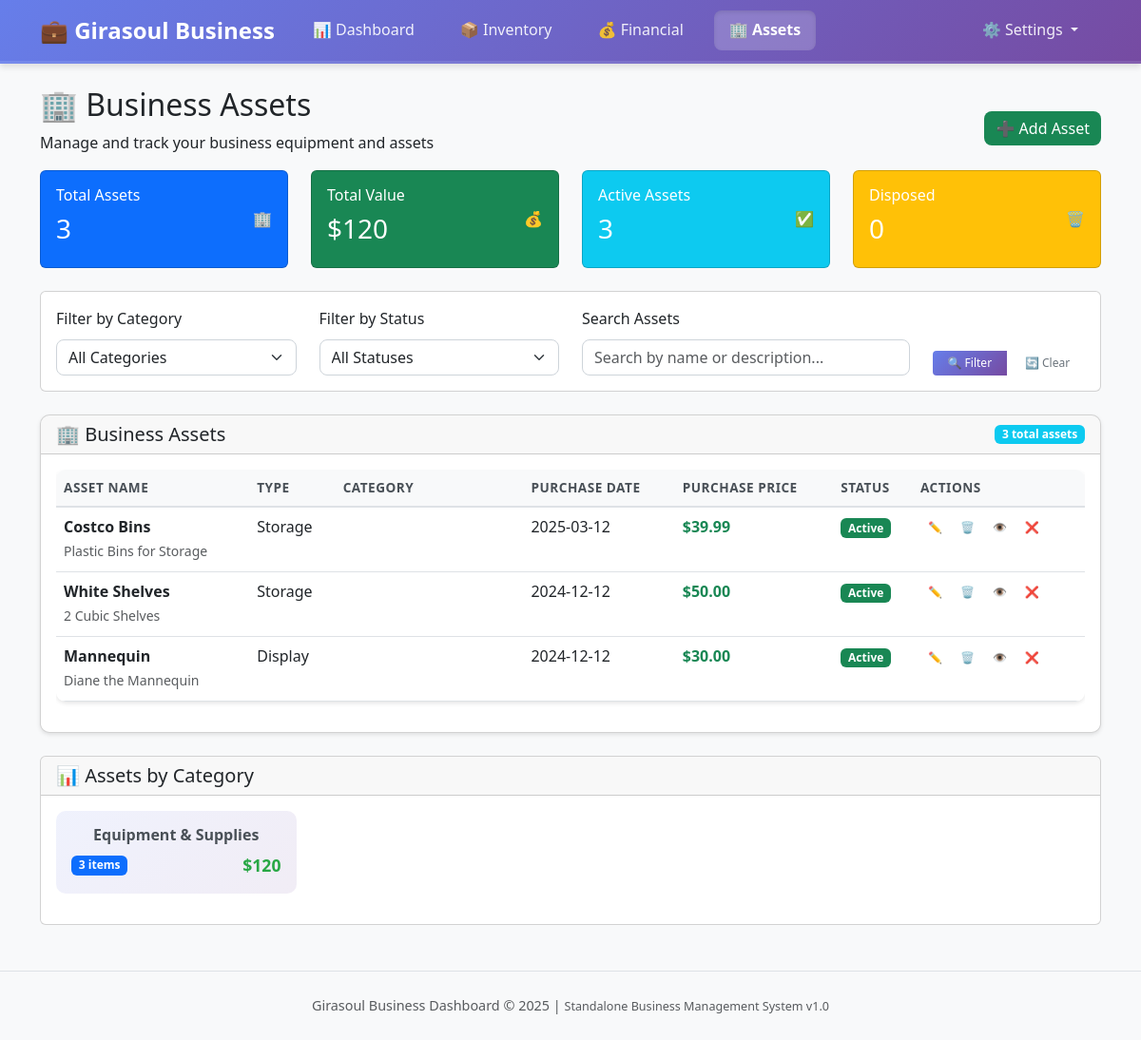
Before: /assets/ with the older database file.
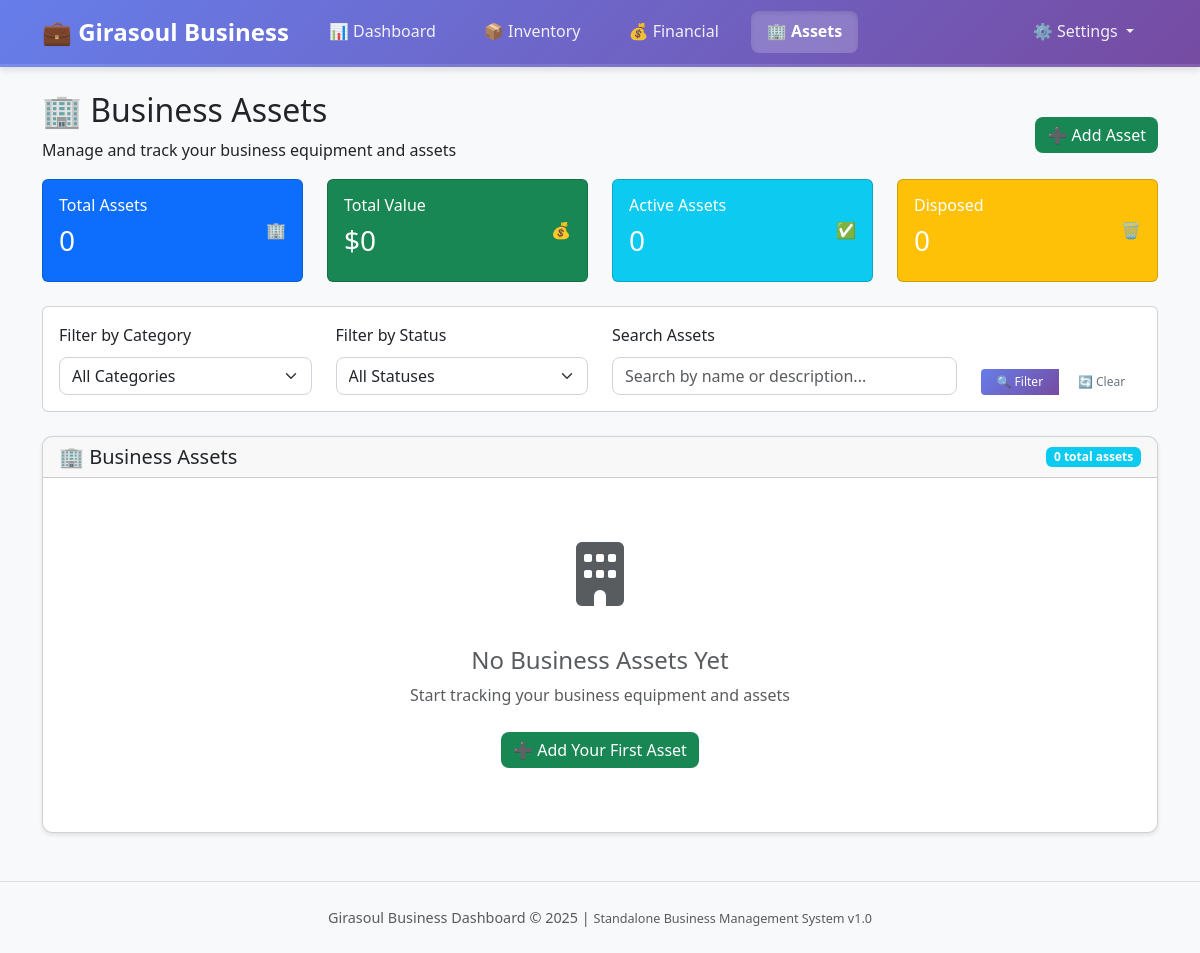
After: the same page with the newer database file.
### models.py (models this page shows, shortened)
class BusinessAsset(db.Model):
    __tablename__ = 'business_assets'
    id = db.Column(db.Integer, primary_key=True)
    name = db.Column(db.String(100), nullable=False)
    description = db.Column(db.Text)
    asset_category = db.Column(db.String(50), nullable=False, index=True)
    asset_type = db.Column(db.String(50), nullable=False)
    purchase_date = db.Column(db.Date, nullable=False)
    purchase_price = db.Column(db.Numeric(10, 2), nullable=False)
    is_active = db.Column(db.Boolean, default=True, index=True)

### blueprints/views/assets.py (the view)
@assets_bp.route('/')
def assets():
    print("🏢 Loading business assets page...")
    try:
        business_assets = BusinessAsset.query.order_by(
            BusinessAsset.purchase_date.desc()
        ).all()
        print(f"📊 Found {len(business_assets)} assets in database")
        assets_metrics = calculate_assets_metrics(business_assets)
        assets_by_category = group_assets_by_category(business_assets)
        return render_template('assets.html',
                             business_assets=business_assets,
                             assets_metrics=assets_metrics,
                             assets_by_category=assets_by_category,
                             total_assets=len(business_assets),
                             total_value=assets_metrics.get('total_value', 0),
                             active_assets=assets_metrics.get('active_assets', 0))
    except Exception as e:
        print(f"❌ Error loading assets page: {e}")
        import traceback
        traceback.print_exc()
        return render_template('assets.html',
                             business_assets=[],
                             assets_metrics={},
                             assets_by_category={},
                             total_assets=0,
                             total_value=0,
                             active_assets=0,
                             error=str(e))

### templates/assets.html (shortened to what this page needs)
{% extends "base.html" %}
{% block extra_css %}
<link rel="stylesheet" href="{{ url_for('static', filename='css/assets.css') }}">
{% endblock %}
{% block content %}
<div class="dashboard-header">
    <div class="d-flex justify-content-between align-items-center">
        <div>
            <h2 class="dashboard-title">🏢 Business Assets</h2>
            <p class="dashboard-subtitle">Manage and track your business equipment and assets</p>
        </div>
        <div>
            <button class="btn btn-success" onclick="showAddAssetModal()">
                ➕ Add Asset
            </button>
        </div>
    </div>
</div>
<div class="row mb-4">
    <div class="col-lg-3 col-md-6">
        <div class="card summary-card bg-primary text-white">
            <div class="card-body">
                <div class="d-flex justify-content-between align-items-center">
                    <div>
                        <h6 class="card-title">Total Assets</h6>
                        <h3 class="card-value">{{ total_assets or 0 }}</h3>
                    </div>
                    <div class="summary-icon">
                        🏢
                    </div>
                </div>
            </div>
        </div>
    </div>
    <div class="col-lg-3 col-md-6">
        <div class="card summary-card bg-success text-white">
            <div class="card-body">
                <div class="d-flex justify-content-between align-items-center">
                    <div>
                        <h6 class="card-title">Total Value</h6>
                        <h3 class="card-value">${{ "%.0f"|format(total_value or 0) }}</h3>
                    </div>
                    <div class="summary-icon">
                        💰
                    </div>
                </div>
            </div>
        </div>
    </div>
    <div class="col-lg-3 col-md-6">
        <div class="card summary-card bg-info text-white">
            <div class="card-body">
                <div class="d-flex justify-content-between align-items-center">
                    <div>
                        <h6 class="card-title">Active Assets</h6>
                        <h3 class="card-value">{{ active_assets or 0 }}</h3>
                    </div>
                    <div class="summary-icon">
                        ✅
                    </div>
                </div>
            </div>
        </div>
    </div>
    <div class="col-lg-3 col-md-6">
        <div class="card summary-card bg-warning text-white">
            <div class="card-body">
                <div class="d-flex justify-content-between align-items-center">
                    <div>
                        <h6 class="card-title">Disposed</h6>
                        <h3 class="card-value">{{ disposed_assets or 0 }}</h3>
                    </div>
                    <div class="summary-icon">
                        🗑️
                    </div>
                </div>
            </div>
        </div>
    </div>
</div>
<div class="card filters-card mb-4">
    <div class="card-body">
        <div class="row">
            <div class="col-md-3">
                <label for="filterCategory" class="form-label">Filter by Category</label>
                <select class="form-select" id="filterCategory">
                    <option value="">All Categories</option>
                </select>
            </div>
            <div class="col-md-3">
                <label for="filterStatus" class="form-label">Filter by Status</label>
                <select class="form-select" id="filterStatus">
                    <option value="">All Statuses</option>
                </select>
            </div>
            <div class="col-md-4">
                <label for="searchAssets" class="form-label">Search Assets</label>
                <input type="text" class="form-control" id="searchAssets"
                       placeholder="Search by name or description...">
            </div>
            <div class="col-md-2 d-flex align-items-end">
                <div class="btn-group w-100">
                    <button class="btn btn-primary" onclick="filterAssets()">
                        🔍 Filter
                    </button>
                    <button class="btn btn-outline-secondary" onclick="clearAssetFilters()">
                        🔄 Clear
                    </button>
                </div>
            </div>
        </div>
    </div>
</div>
<div class="card assets-table">
    <div class="card-header d-flex justify-content-between align-items-center">
        <h5 class="mb-0">🏢 Business Assets</h5>
        <span class="badge bg-info">{{ business_assets|length if business_assets else 0 }} total assets</span>
    </div>
    <div class="card-body">
        {% if business_assets %}
        <div class="table-responsive">
            <table class="table table-hover" id="assetsTable">
                <thead>
                    <tr>
                        <th>Asset Name</th>
                        <th>Type</th>
                        <th>Category</th>
                        <th>Purchase Date</th>
                        <th>Purchase Price</th>
                        <th>Status</th>
                        <th>Actions</th>
                    </tr>
                </thead>
                <tbody id="assetsTableBody">
                    {% for asset in business_assets %}
                    <tr data-asset-id="{{ asset.id }}" class="{{ 'table-secondary' if not asset.is_active else '' }}">
                        <td>
                            <div class="fw-bold">{{ asset.name }}</div>
                            {% if asset.description %}
                            <small class="text-muted">{{ asset.description }}</small>
                            {% endif %}
                        </td>
                        <td>{{ asset.asset_type }}</td>
                        <td>
                            <span class="badge category-badge category-{{ asset.asset_category.lower() }}">
                            </span>
                        </td>
                        <td>{{ asset.purchase_date.strftime('%Y-%m-%d') if asset.purchase_date else 'Unknown' }}</td>
                        <td class="fw-bold text-success">${{ "%.2f"|format(asset.purchase_price) }}</td>
                        <td>
                            {% if asset.is_active %}
                            <span class="badge bg-success">Active</span>
                            {% else %}
                            <span class="badge bg-secondary">Disposed</span>
                            {% if asset.disposal_date %}
                            <br><small class="text-muted">{{ asset.disposal_date.strftime('%Y-%m-%d') }}</small>
                            {% endif %}
                            {% endif %}
                        </td>
                        <td>
                        <div class="btn-group" role="group">
                            <button class="btn btn-outline-primary btn-sm"
                                    onclick="editAsset({{ asset.id }})"
                                    title="Edit Asset">
                                ✏️
                            </button>
                            {% if asset.is_active %}
                            <button class="btn btn-outline-warning btn-sm"
                                    onclick="disposeAsset({{ asset.id }}, '{{ asset.name|e }}')"
                                    title="Dispose Asset">
                                🗑️
                            </button>
                            {% endif %}
                            <button class="btn btn-outline-info btn-sm"
                                    onclick="viewAssetDetails({{ asset.id }})"
                                    title="View Details">
                                👁️
                            </button>
                            <button class="btn btn-outline-danger btn-sm"
                                    onclick="deleteAsset({{ asset.id }}, '{{ asset.name|e }}')"
                                    title="Delete Asset">
                                ❌
                            </button>
                        </div>
                    </td>
                    </tr>
                    {% endfor %}
                </tbody>
            </table>
        </div>
        {% else %}
        <div class="text-center py-5" id="noAssetsMessage">
            <div class="mb-4">
                <i class="fas fa-building fa-4x text-muted"></i>
            </div>
            <h4 class="text-muted">No Business Assets Yet</h4>
            <p class="text-muted mb-4">Start tracking your business equipment and assets</p>
            <button class="btn btn-success" onclick="showAddAssetModal()">
                ➕ Add Your First Asset
            </button>
        </div>
        {% endif %}
    </div>
</div>
{% if assets_by_category %}
<div class="row mt-4">
    <div class="col-12">
        <div class="card">
            <div class="card-header">
                <h5 class="mb-0">📊 Assets by Category</h5>
            </div>
            <div class="card-body">
                <div class="row">
                    {% for category, assets in assets_by_category.items() %}
                    <div class="col-md-3 mb-3">
                        <div class="category-summary">
                            <h6 class="category-title">{{ category }}</h6>
                            <div class="category-stats">
                                <span class="badge bg-primary">{{ assets|length }} items</span>
                                <span class="category-value">
                                    ${{ "%.0f"|format(assets|sum(attribute='purchase_price')) }}
                                </span>
                            </div>
                        </div>
                    </div>
                    {% endfor %}
                </div>
            </div>
        </div>
    </div>
</div>
{% endif %}
{% endblock %}

### templates/base.html (shortened to what this page needs)
<!DOCTYPE html>
<html lang="en">
<head>
    <link href="https://cdnjs.cloudflare.com/ajax/libs/bootstrap/5.3.0/css/bootstrap.min.css" rel="stylesheet">
    <link href="https://cdnjs.cloudflare.com/ajax/libs/font-awesome/6.4.0/css/all.min.css" rel="stylesheet">
    <link href="{{ url_for('static', filename='css/main.css') }}" rel="stylesheet">
    {% block extra_css %}{% endblock %}
</head>
<body>
    <nav class="navbar navbar-expand-lg navbar-dark business-nav">
        <div class="container">
            <a class="navbar-brand" href="{{ url_for('dashboard.dashboard') }}">
                💼 Girasoul Business
            </a>
            <div class="collapse navbar-collapse" id="businessNavbar">
                <ul class="navbar-nav me-auto">
                    <li class="nav-item">
                        <a class="nav-link {{ 'active' if request.endpoint == 'dashboard.dashboard' }}"
                           href="{{ url_for('dashboard.dashboard') }}">
                            📊 Dashboard
                        </a>
                    </li>
                    <li class="nav-item">
                        <a class="nav-link {{ 'active' if request.endpoint == 'inventory.inventory' }}"
                           href="{{ url_for('inventory.inventory') }}">
                            📦 Inventory
                        </a>
                    </li>
                    <li class="nav-item">
                        <a class="nav-link {{ 'active' if request.endpoint == 'financial.financial' }}"
                           href="{{ url_for('financial.financial') }}">
                            💰 Financial
                        </a>
                    </li>
                    <li class="nav-item">
                        <a class="nav-link {{ 'active' if request.endpoint == 'assets.assets' }}"
                           href="{{ url_for('assets.assets') }}">
                            🏢 Assets
                        </a>
                    </li>
                </ul>
                <ul class="navbar-nav">
                    <li class="nav-item dropdown">
                        <a class="nav-link dropdown-toggle" href="#" role="button" data-bs-toggle="dropdown">
                            ⚙️ Settings
                        </a>
                    </li>
                </ul>
            </div>
        </div>
    </nav>
    <div class="container mt-4">
        {% block content %}{% endblock %}
    </div>
    <footer class="mt-5 py-4 bg-light">
        <div class="container text-center">
            <p class="text-muted mb-0">
                Girasoul Business Dashboard &copy; 2025 |
                <small>Standalone Business Management System v1.0</small>
            </p>
        </div>
    </footer>
</body>
</html>

Changed rows visible on the page:
removed BusinessAsset: name "Costco Bins", description "Plastic Bins for Storage", asset_type "Storage", purchase_date "2025-03-12", purchase_price "39.99", is_active "Active", asset_category "Equipment & Supplies", assets "3", assets "120"
removed BusinessAsset: name "White Shelves", description "2 Cubic Shelves", asset_type "Storage", purchase_date "2024-12-12", purchase_price "50.00", is_active "Active", shown under "🏢 Business Assets"
removed BusinessAsset: name "Mannequin", description "Diane the Mannequin", asset_type "Display", purchase_date "2024-12-12", purchase_price "30.00", is_active "Active", shown under "🏢 Business Assets"
Other visible differences:
{{ total_assets or 0 }}: "3" → "0"
{{ "%.0f"|format(total_value or 0) }}: "120" → "0"
{{ active_assets or 0 }}: "3" → "0"
{{ business_assets|length if business_assets else 0 }}: "3" → "0"
text no longer shown: "ASSET NAME TYPE CATEGORY PURCHASE DATE PURCHASE PRICE STATUS ACTIONS 📊 Assets by Category"
text now shown: "No Business Assets Yet Start tracking your business equipment and assets ➕ Add Your First Asset"
